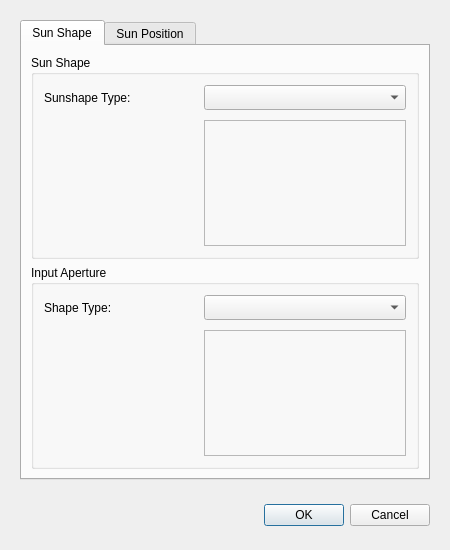
<?xml version="1.0" encoding="UTF-8"?>
<ui version="4.0">
 <class>LightDialog</class>
 <widget class="QDialog" name="LightDialog">
  <property name="geometry">
   <rect>
    <x>0</x>
    <y>0</y>
    <width>450</width>
    <height>550</height>
   </rect>
  </property>
  <property name="sizePolicy">
   <sizepolicy hsizetype="Fixed" vsizetype="Fixed">
    <horstretch>0</horstretch>
    <verstretch>0</verstretch>
   </sizepolicy>
  </property>
  <property name="maximumSize">
   <size>
    <width>450</width>
    <height>550</height>
   </size>
  </property>
  <property name="windowTitle">
   <string>Define Sun Light</string>
  </property>
  <layout class="QVBoxLayout" name="verticalLayout">
   <property name="spacing">
    <number>20</number>
   </property>
   <property name="margin">
    <number>20</number>
   </property>
   <item>
    <widget class="QTabWidget" name="tabWidget">
     <property name="sizePolicy">
      <sizepolicy hsizetype="Expanding" vsizetype="Expanding">
       <horstretch>0</horstretch>
       <verstretch>0</verstretch>
      </sizepolicy>
     </property>
     <property name="currentIndex">
      <number>0</number>
     </property>
     <widget class="QWidget" name="sunShapeTab">
      <attribute name="title">
       <string>Sun Shape</string>
      </attribute>
      <layout class="QVBoxLayout" name="verticalLayout_2">
       <item>
        <widget class="QGroupBox" name="sunshapeBox">
         <property name="title">
          <string>Sun Shape</string>
         </property>
         <layout class="QGridLayout" name="shapeLayout">
          <property name="margin">
           <number>10</number>
          </property>
          <property name="spacing">
           <number>10</number>
          </property>
          <item row="1" column="0">
           <widget class="QLabel" name="sunshapeLabel">
            <property name="minimumSize">
             <size>
              <width>150</width>
              <height>25</height>
             </size>
            </property>
            <property name="maximumSize">
             <size>
              <width>150</width>
              <height>16777215</height>
             </size>
            </property>
            <property name="text">
             <string>Sunshape Type:</string>
            </property>
           </widget>
          </item>
          <item row="1" column="1" colspan="2">
           <widget class="QComboBox" name="sunshapeCombo">
            <property name="minimumSize">
             <size>
              <width>0</width>
              <height>25</height>
             </size>
            </property>
           </widget>
          </item>
          <item row="2" column="1" colspan="2">
           <widget class="QFrame" name="sunshapeParametersFrame">
            <property name="frameShape">
             <enum>QFrame::StyledPanel</enum>
            </property>
            <property name="frameShadow">
             <enum>QFrame::Raised</enum>
            </property>
           </widget>
          </item>
         </layout>
        </widget>
       </item>
       <item>
        <widget class="QGroupBox" name="apertureBox">
         <property name="title">
          <string>Input Aperture</string>
         </property>
         <layout class="QGridLayout" name="inputApertureLayout">
          <property name="margin">
           <number>10</number>
          </property>
          <property name="spacing">
           <number>10</number>
          </property>
          <item row="0" column="0">
           <widget class="QLabel" name="shapeLabel">
            <property name="sizePolicy">
             <sizepolicy hsizetype="Preferred" vsizetype="Preferred">
              <horstretch>0</horstretch>
              <verstretch>0</verstretch>
             </sizepolicy>
            </property>
            <property name="minimumSize">
             <size>
              <width>150</width>
              <height>25</height>
             </size>
            </property>
            <property name="maximumSize">
             <size>
              <width>150</width>
              <height>16777215</height>
             </size>
            </property>
            <property name="text">
             <string>Shape Type:   </string>
            </property>
           </widget>
          </item>
          <item row="0" column="1">
           <widget class="QComboBox" name="shapeCombo">
            <property name="minimumSize">
             <size>
              <width>0</width>
              <height>25</height>
             </size>
            </property>
           </widget>
          </item>
          <item row="1" column="1">
           <widget class="QFrame" name="shapeParametersFrame">
            <property name="frameShape">
             <enum>QFrame::StyledPanel</enum>
            </property>
            <property name="frameShadow">
             <enum>QFrame::Raised</enum>
            </property>
           </widget>
          </item>
         </layout>
        </widget>
       </item>
      </layout>
     </widget>
     <widget class="QWidget" name="sunPositionTab">
      <attribute name="title">
       <string>Sun Position</string>
      </attribute>
      <layout class="QVBoxLayout" name="verticalLayout_3">
       <item>
        <widget class="QGroupBox" name="groupBox">
         <property name="title">
          <string>Definition of sun position</string>
         </property>
         <layout class="QGridLayout" name="sunPositionLayout">
          <property name="margin">
           <number>10</number>
          </property>
          <property name="spacing">
           <number>10</number>
          </property>
          <item row="0" column="0">
           <widget class="QLabel" name="azimuthLabel">
            <property name="minimumSize">
             <size>
              <width>150</width>
              <height>25</height>
             </size>
            </property>
            <property name="maximumSize">
             <size>
              <width>150</width>
              <height>16777215</height>
             </size>
            </property>
            <property name="text">
             <string>Azimuth:</string>
            </property>
           </widget>
          </item>
          <item row="0" column="1">
           <widget class="QDoubleSpinBox" name="azimuthSpin">
            <property name="sizePolicy">
             <sizepolicy hsizetype="Preferred" vsizetype="Fixed">
              <horstretch>0</horstretch>
              <verstretch>0</verstretch>
             </sizepolicy>
            </property>
            <property name="minimumSize">
             <size>
              <width>0</width>
              <height>25</height>
             </size>
            </property>
            <property name="maximumSize">
             <size>
              <width>16777215</width>
              <height>16777215</height>
             </size>
            </property>
            <property name="decimals">
             <number>4</number>
            </property>
            <property name="maximum">
             <double>360.000000000000000</double>
            </property>
           </widget>
          </item>
          <item row="1" column="0">
           <widget class="QLabel" name="elevationLabel">
            <property name="minimumSize">
             <size>
              <width>150</width>
              <height>25</height>
             </size>
            </property>
            <property name="maximumSize">
             <size>
              <width>150</width>
              <height>16777215</height>
             </size>
            </property>
            <property name="text">
             <string>Elevation:</string>
            </property>
           </widget>
          </item>
          <item row="1" column="1">
           <widget class="QDoubleSpinBox" name="elevationSpin">
            <property name="sizePolicy">
             <sizepolicy hsizetype="Preferred" vsizetype="Fixed">
              <horstretch>0</horstretch>
              <verstretch>0</verstretch>
             </sizepolicy>
            </property>
            <property name="minimumSize">
             <size>
              <width>0</width>
              <height>25</height>
             </size>
            </property>
            <property name="decimals">
             <number>4</number>
            </property>
            <property name="minimum">
             <double>-90.000000000000000</double>
            </property>
            <property name="maximum">
             <double>90.000000000000000</double>
            </property>
            <property name="value">
             <double>90.000000000000000</double>
            </property>
           </widget>
          </item>
          <item row="2" column="0">
           <widget class="QLabel" name="distanceLabel">
            <property name="minimumSize">
             <size>
              <width>150</width>
              <height>25</height>
             </size>
            </property>
            <property name="text">
             <string>Distance:</string>
            </property>
           </widget>
          </item>
          <item row="2" column="1">
           <widget class="QDoubleSpinBox" name="distanceSpin">
            <property name="sizePolicy">
             <sizepolicy hsizetype="Preferred" vsizetype="Fixed">
              <horstretch>0</horstretch>
              <verstretch>0</verstretch>
             </sizepolicy>
            </property>
            <property name="minimumSize">
             <size>
              <width>0</width>
              <height>25</height>
             </size>
            </property>
            <property name="decimals">
             <number>4</number>
            </property>
            <property name="maximum">
             <double>999999999.000000000000000</double>
            </property>
            <property name="value">
             <double>200.000000000000000</double>
            </property>
           </widget>
          </item>
         </layout>
        </widget>
       </item>
       <item>
        <spacer name="verticalSpacer">
         <property name="orientation">
          <enum>Qt::Vertical</enum>
         </property>
         <property name="sizeHint" stdset="0">
          <size>
           <width>20</width>
           <height>40</height>
          </size>
         </property>
        </spacer>
       </item>
      </layout>
     </widget>
    </widget>
   </item>
   <item>
    <widget class="QDialogButtonBox" name="buttonBox">
     <property name="minimumSize">
      <size>
       <width>0</width>
       <height>30</height>
      </size>
     </property>
     <property name="orientation">
      <enum>Qt::Horizontal</enum>
     </property>
     <property name="standardButtons">
      <set>QDialogButtonBox::Cancel|QDialogButtonBox::Ok</set>
     </property>
    </widget>
   </item>
  </layout>
 </widget>
 <resources/>
 <connections>
  <connection>
   <sender>buttonBox</sender>
   <signal>accepted()</signal>
   <receiver>LightDialog</receiver>
   <slot>accept()</slot>
   <hints>
    <hint type="sourcelabel">
     <x>248</x>
     <y>254</y>
    </hint>
    <hint type="destinationlabel">
     <x>157</x>
     <y>274</y>
    </hint>
   </hints>
  </connection>
  <connection>
   <sender>buttonBox</sender>
   <signal>rejected()</signal>
   <receiver>LightDialog</receiver>
   <slot>reject()</slot>
   <hints>
    <hint type="sourcelabel">
     <x>316</x>
     <y>260</y>
    </hint>
    <hint type="destinationlabel">
     <x>286</x>
     <y>274</y>
    </hint>
   </hints>
  </connection>
 </connections>
</ui>
